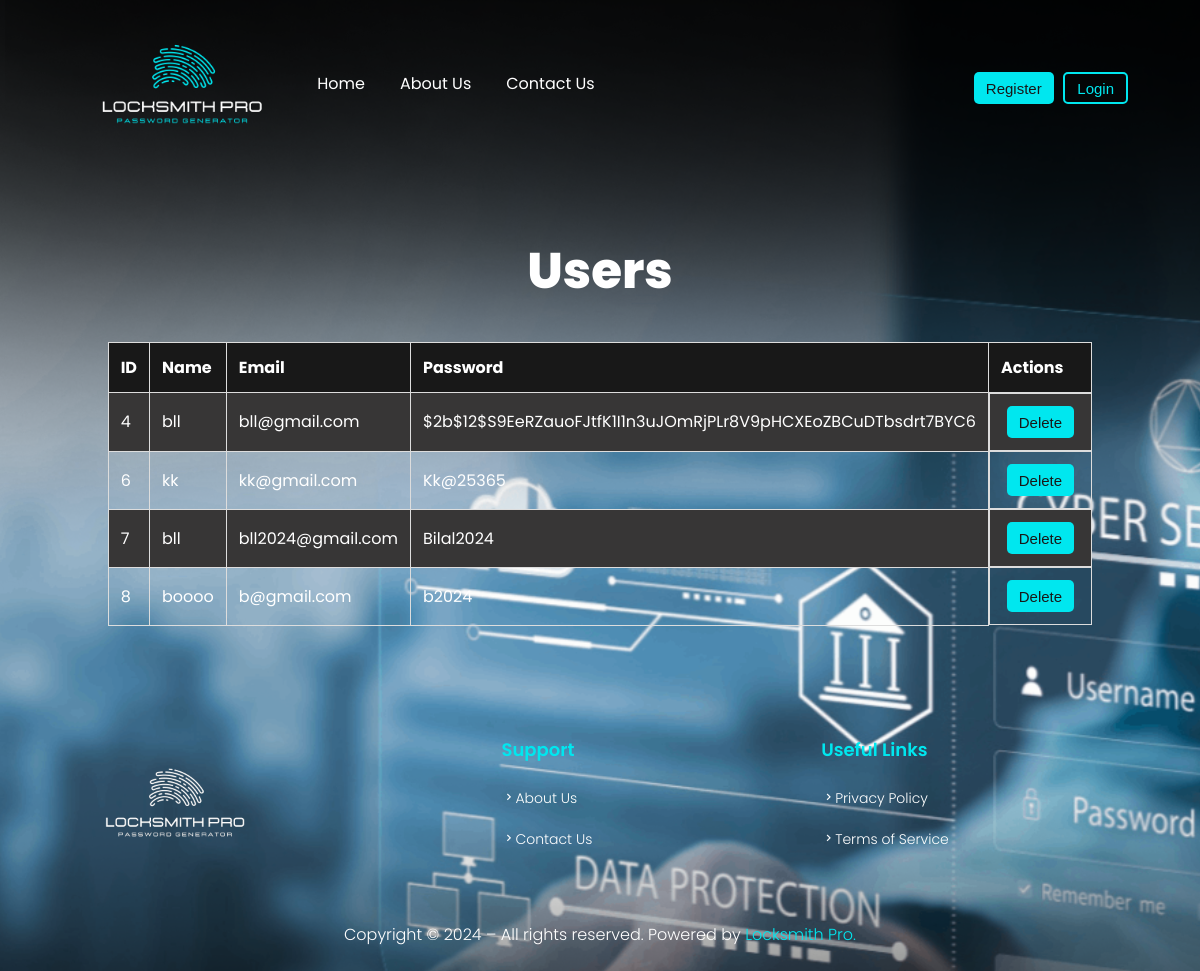
Screenshot of /users with the database file from the repository.
### models.py (models this page shows, shortened)
class User(db.Model):
    id = db.Column(db.Integer, primary_key=True)
    name = db.Column(db.String(100), nullable=False)
    email = db.Column(db.String(100), unique=True)
    password = db.Column(db.String(100))

### locksmith.py (the view)
@app.route('/users')
def users():
    all_users = User.query.all()
    return render_template('users.html', users = all_users)

### templates/users.html
{% extends 'base.html' %}
{% block content %}
<h1>Users</h1>
<div class="container">
    <table>
        <tr>
            <th>ID</th>
            <th>Name</th>
            <th>Email</th>
            <th>Password</th>
            <th>Actions</th>
        </tr>
        {% for user in users %}
        <tr>
            <td>{{ user.id }}</td>
            <td onclick="copy(this)" >{{ user.name }}</td>
            <td onclick="copy(this)" >{{ user.email }}</td>
            <td onclick="copy(this)" >{{ user.password }}</td>
            <td id="u-d-btn">
                <form action="{{ url_for('delete_user', id=user.id) }}" method="POST" style="display:inline;">
                    <button type="submit" id="delete-user">Delete</button>
                </form>
            </td>
        </tr>
        {% endfor %}
    </table>
</div>
{% endblock content %}

### static/styles.css (style rules this page uses)
body { display: flex; flex-direction: column; background-color: black; justify-content: center; align-items: center; color: #fff; background-image: url(/Locksmith-Pro/static/img/background.png); }
button { overflow: hidden; outline: none; border: none; border-radius: 5px; cursor: pointer; padding: 5px 12px; font-family: Poppins, sans-serif; margin: 0 0.3rem; }
h1 { font-family: Poppins, sans-serif; font-weight: 800; font-size: 50px; }
table { width: 100%; border-collapse: collapse; font-family: Poppins, sans-serif; }
th, td { padding: 12px; border: 1px solid #ddd; text-align: left; cursor: pointer; }
th { background-color: #181818; color: white; }
tr:nth-child(even) { background-color: #373636; }
form { width: 60%; display: flex; flex-direction: column; justify-content: center; margin: 0; padding: 0; }
button { height: 2rem; background-color: #00E7EF; color: #181818; font-family: Poppies, sans-serif; font-weight: 500; overflow: none; border: none; border-radius: 5px; cursor: pointer; font-size: 15px; }
#u-d-btn { display: flex; flex-direction: row; gap: 10px; }

### rows the page displays
User: id "4", name "bll", email "bll@gmail.com", password "$2b$12$S9EeRZauoFJtfK1I1n3uJOmRjPLr8V9pHCXEoZBCuDTbsdrt7BYC6"
User: id "6", name "kk", email "kk@gmail.com", password "Kk@25365"
User: id "7", name "bll", email "bll2024@gmail.com", password "Bilal2024"
User: id "8", name "boooo", email "b@gmail.com", password "b2024"
